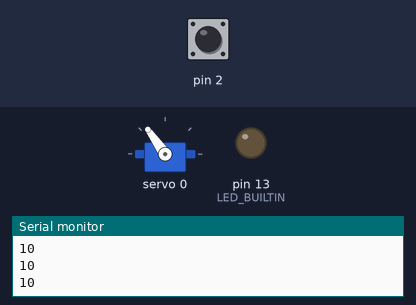
Recording of a sketch running on a simulated Arduino Uno, built with avr-gcc and run on an emulated ATmega328P. Parts: servo, output pins drawn as LEDs (lit = HIGH), the last lines printed to the serial monitor. The test bench sets the inputs (shaded band); at power-on: pin 2 HIGH.

Above: at 1.2 s.
1.3 s: pin 2 pulled LOW for 0.15 s
At 1.37 s:
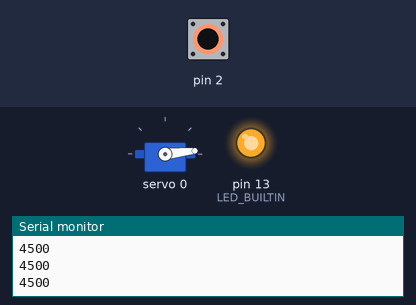
2.9 s: pin 2 pulled LOW for 3.2 s
At 7.0 s:
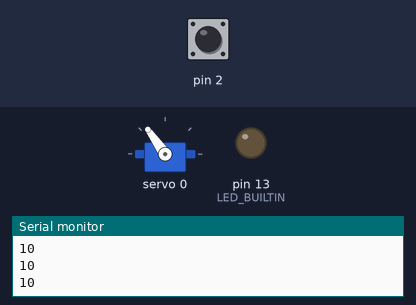
Timing chart, 0 to 8.5 s (numbered marks = the images above; inputs shaded):
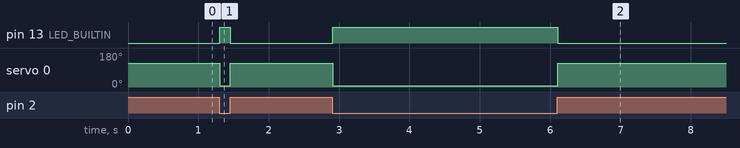

The sketch:

Touch_Sensor_Moving_Servo.ino
```cpp
#include <Wire.h>
#include <Adafruit_PWMServoDriver.h>
#include <CapacitiveSensor.h>

// 1. Setup PCA9685
Adafruit_PWMServoDriver pwm = Adafruit_PWMServoDriver();

// 2. Setup Touch Sensor (10M resistor between 4 and 2)
CapacitiveSensor mySensor = CapacitiveSensor(4, 2);

// Servo Pulse Constants (Common for most servos)
#define SERVOMIN  150 // Minimum pulse length count (0 degrees)
#define SERVOMAX  450 // Maximum pulse length count (90 degrees)

void setup() {
  Serial.begin(9600);

  pwm.begin();
  pwm.setPWMFreq(60);  // Analog servos run at ~60Hz

  pinMode(LED_BUILTIN, OUTPUT);
  delay(10);
}

void loop() {
  // Read the touch sensor
  long value = mySensor.capacitiveSensor(30);

  Serial.println(value);

  if (value > 500) {
    // TOUCHED: Move servo to 0 degrees
    pwm.setPWM(0, 0, SERVOMIN);
    digitalWrite(LED_BUILTIN, HIGH);
  } else {
    // NOT TOUCHED: Move servo to 90 degrees
    pwm.setPWM(0, 0, SERVOMAX);
    digitalWrite(LED_BUILTIN, LOW);
  }

  delay(10);
}
```

Measured:
- after the input at 1.3 s, pin 13 (LED_BUILTIN): LOW → HIGH at once, → LOW 0.15 s later; servo 0: 125° → 6° at once, → 125° 0.15 s later
- after the input at 2.9 s, pin 13 (LED_BUILTIN): LOW → HIGH at once, → LOW 3.2 s later; servo 0: 125° → 6° at once, → 125° 3.2 s later
